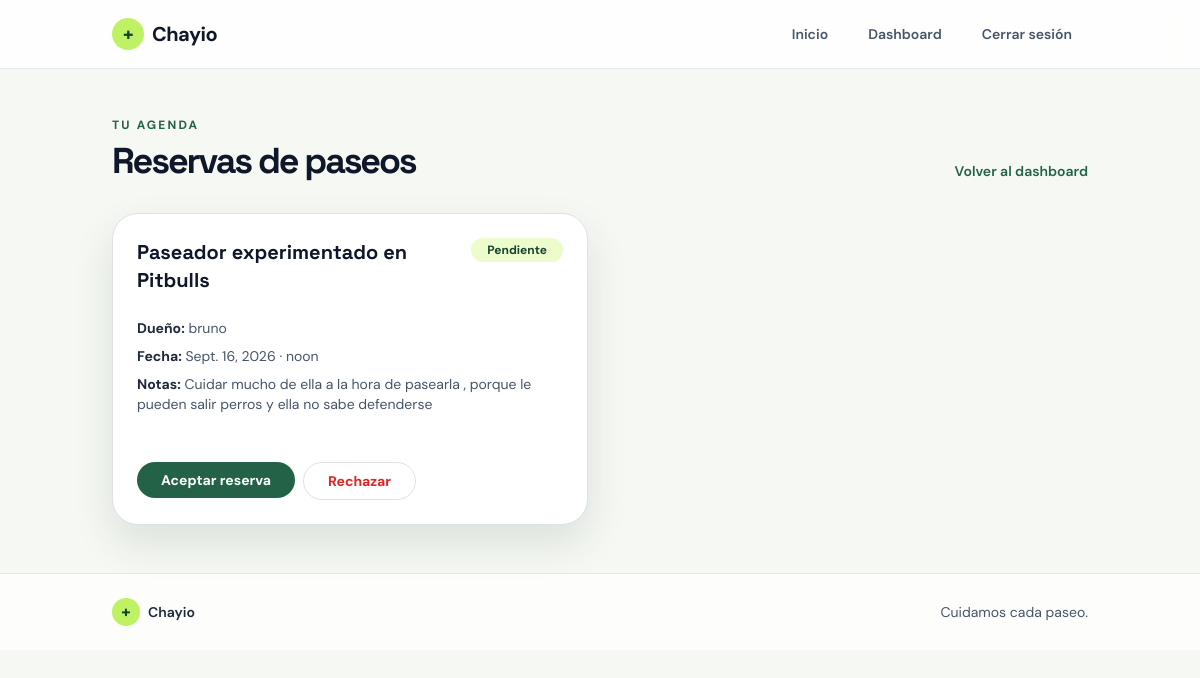
/mis-reservas/ (signed in), run on an earlier commit of the app's database.
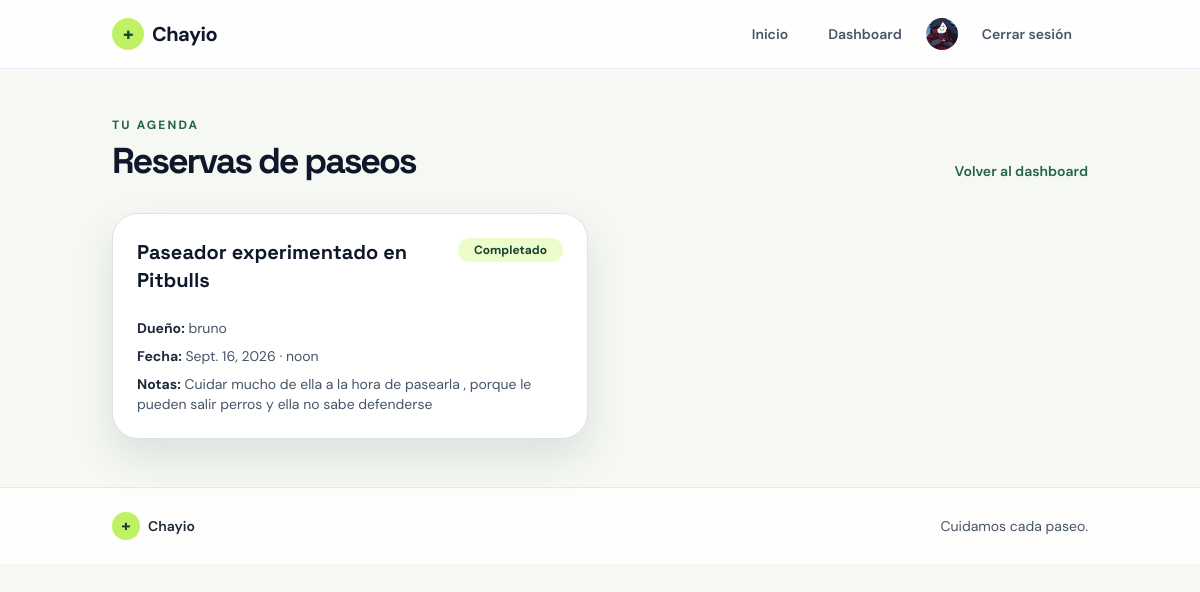
And on a later commit of the database.
### pet_services/models.py (models this page shows, shortened)
class Booking(models.Model):
    STATUS_CHOICES = [
        ('pending', 'Pendiente'),
        ('accepted', 'Aceptado'),
        ('rejected', 'Rechazado'),
        ('completed', 'Completado'),
    ]
    owner = models.ForeignKey(settings.AUTH_USER_MODEL, on_delete=models.CASCADE, related_name='bookings_as_owner')
    walker = models.ForeignKey(settings.AUTH_USER_MODEL, on_delete=models.CASCADE, related_name='bookings_as_walker')
    service = models.ForeignKey('ServiceOffer', on_delete=models.CASCADE, related_name='bookings')
    date = models.DateField()
    time = models.TimeField()
    notes = models.TextField(blank=True)
    status = models.CharField(max_length=20, choices=STATUS_CHOICES, default='pending')
    owner_confirmed = models.BooleanField(default=False)
    walker_confirmed = models.BooleanField(default=False)
    created_at = models.DateTimeField(default=timezone.now)

class ServiceOffer(models.Model):
    walker = models.ForeignKey(settings.AUTH_USER_MODEL, on_delete=models.CASCADE, related_name='service_offers')
    title = models.CharField(max_length=150)
    description = models.TextField()
    price = models.DecimalField(max_digits=8, decimal_places=2)
    duration_minutes = models.PositiveIntegerField(default=60)
    city = models.CharField(max_length=100)
    available = models.BooleanField(default=True)
    created_at = models.DateTimeField(default=timezone.now)

class UserProfile(models.Model):
    ROLE_CHOICES = [
        ('owner', 'Dueño'),
        ('walker', 'Paseador'),
    ]
    user = models.OneToOneField(settings.AUTH_USER_MODEL, on_delete=models.CASCADE, related_name='profile')
    role = models.CharField(max_length=20, choices=ROLE_CHOICES, default='owner')
    phone = models.CharField(max_length=20, blank=True)
    bio = models.TextField(blank=True)
    address = models.CharField(max_length=255, blank=True)
    avatar = models.FileField(upload_to='avatars/', blank=True)
    created_at = models.DateTimeField(default=timezone.now)

### pet_services/views.py (the view)
# urls.py: path('mis-reservas/', views.bookings_for_walker, name='walker_bookings'),
@login_required
def bookings_for_walker(request):
    offers = ServiceOffer.objects.filter(walker=request.user)
    bookings = Booking.objects.filter(walker=request.user).select_related('owner', 'service').order_by('-created_at')
    return render(request, 'pet_services/walker_bookings.html', {'bookings': bookings, 'offers': offers})

### templates/pet_services/walker_bookings.html (shortened to what this page needs)
{% extends 'base.html' %}
{% block content %}
<div class="container mx-auto px-4 py-12">
	<div class="mb-8 flex flex-wrap items-end justify-between gap-3">
		<div>
			<div class="mb-2 text-xs font-bold uppercase tracking-[0.18em] text-brand-500">Tu agenda</div>
			<h1 class="text-4xl font-black tracking-[-0.06em] text-slate-900">Reservas de paseos</h1>
		</div>
		<a class="text-sm font-semibold text-brand-500" href="{% url 'dashboard' %}">Volver al dashboard</a>
	</div>
	{% if bookings %}
		<div class="grid gap-6 md:grid-cols-2">
			{% for booking in bookings %}
				<article class="rounded-[26px] border border-slate-200 bg-white p-6 shadow-soft">
					<div class="mb-4 flex items-start justify-between gap-3">
						<h2 class="text-xl font-bold text-slate-900">{{ booking.service.title }}</h2>
						<span class="inline-flex rounded-full bg-lime-100 px-3 py-1 text-xs font-bold text-brand-700">{{ booking.get_status_display }}</span>
					</div>
					<div class="space-y-2 text-sm text-slate-600">
						<p><strong class="text-slate-800">Dueño:</strong> {{ booking.owner.get_full_name|default:booking.owner.username }}</p>
						<p><strong class="text-slate-800">Fecha:</strong> {{ booking.date }} · {{ booking.time }}</p>
						<p><strong class="text-slate-800">Notas:</strong> {{ booking.notes|default:'Sin notas' }}</p>
					</div>
					{% if booking.status == 'pending' %}
						<div class="mt-5 flex flex-wrap gap-2">
							<form method="post" action="{% url 'respond_booking' booking.id 'accept' %}">
								<button class="rounded-full bg-brand-500 px-4 py-2 text-sm font-bold text-white transition hover:bg-brand-700" type="submit">Aceptar reserva</button>
							</form>
							<form method="post" action="{% url 'respond_booking' booking.id 'reject' %}">
								<button class="rounded-full border border-red-300 px-4 py-2 text-sm font-bold text-red-600 transition hover:bg-red-50" type="submit">Rechazar</button>
							</form>
						</div>
					{% endif %}
				</article>
			{% endfor %}
		</div>
	{% else %}
		<div class="rounded-[22px] border border-dashed border-slate-300 bg-white px-6 py-10 text-center text-slate-500">No tienes reservas todavía.</div>
	{% endif %}
</div>
{% endblock %}

### templates/base.html (shortened to what this page needs)
{% load static %}
<!DOCTYPE html>
<html lang="es">
<head>
    <script src="https://cdn.tailwindcss.com"></script>
    <link href="https://cdn.jsdelivr.net/npm/bootstrap@5.3.3/dist/css/bootstrap.min.css" rel="stylesheet">
    <link rel="stylesheet" href="{% static 'css/styles.css' %}">
</head>
<body class="bg-[#f6f8f3] text-slate-900 antialiased">
    <nav class="sticky top-0 z-50 border-b border-slate-200/80 bg-white/80 backdrop-blur-md">
        <div class="container mx-auto px-4 py-3">
            <div class="flex items-center justify-between gap-4">
                <a class="flex items-center gap-2 text-xl font-bold tracking-tight text-slate-900 no-underline" href="{% url 'home' %}">
                    <span class="inline-flex h-8 w-8 items-center justify-center rounded-full bg-lime-300 text-lg font-black text-brand-700">+</span>
                    <span>Chayio</span>
                </a>
                <div id="mainNav" class="flex flex-1 items-center justify-end">
                    <div class="flex flex-wrap items-center justify-end gap-2">
                        <a class="nav-link px-3 py-2 text-sm font-semibold text-slate-600 transition hover:text-brand-500" href="{% url 'home' %}">Inicio</a>
                        {% if user.is_authenticated %}
                            <a class="nav-link px-3 py-2 text-sm font-semibold text-slate-600 transition hover:text-brand-500" href="{% url 'dashboard' %}">Dashboard</a>
                            {% if user.profile.avatar %}<img class="avatar avatar-sm" src="{{ user.profile.avatar.url }}" alt="Avatar de {{ user.username }}">{% endif %}
                            <form method="post" action="{% url 'logout' %}">
                                <button type="submit" class="px-3 py-2 text-sm font-semibold text-slate-600 transition hover:text-brand-500">Cerrar sesión</button>
                            </form>
                        {% else %}
                            <a class="px-3 py-2 text-sm font-semibold text-slate-600 transition hover:text-brand-500" href="{% url 'login' %}">Iniciar sesión</a>
                            <a class="rounded-full bg-brand-500 px-4 py-2 text-sm font-bold text-white transition hover:bg-brand-700" href="{% url 'register' %}">Crear cuenta</a>
                        {% endif %}
                    </div>
                </div>
            </div>
        </div>
    </nav>
    <main>{% block content %}{% endblock %}</main>
    <footer class="border-t border-slate-200 bg-white/80">
        <div class="container mx-auto flex flex-wrap items-center justify-between gap-3 px-4 py-6 text-sm text-slate-600">
            <span class="flex items-center gap-2 font-semibold text-slate-800"><span class="inline-flex h-7 w-7 items-center justify-center rounded-full bg-lime-300 text-base font-black text-brand-700">+</span> Chayio</span>
            <span>Cuidamos cada paseo.</span>
        </div>
    </footer>
</body>
</html>

### pet_services/static/css/styles.css (style rules this page uses)
:root { --ink: #17221d; --muted: #68766d; --paper: #f6f8f3; --line: #dce5dc; --lime: #c8f169; --green: #236247; --green-dark: #174331; }
body { background: var(--paper); color: var(--ink); font-family: 'DM Sans', sans-serif; }
h1, h2, h3, .brand { font-family: 'Space Grotesk', sans-serif; }
a { color: var(--green); }
.avatar { border-radius: 50%; object-fit: cover; background: #e6efe4; }
.avatar-sm { width: 2rem; height: 2rem; }
.nav-link { color: var(--muted); font-weight: 600; }

What changed in the data, as far as the page shows it:
changed Booking "noon": status "Pendiente" → "Completado"; no longer shows "Aceptar reserva Rechazar"
